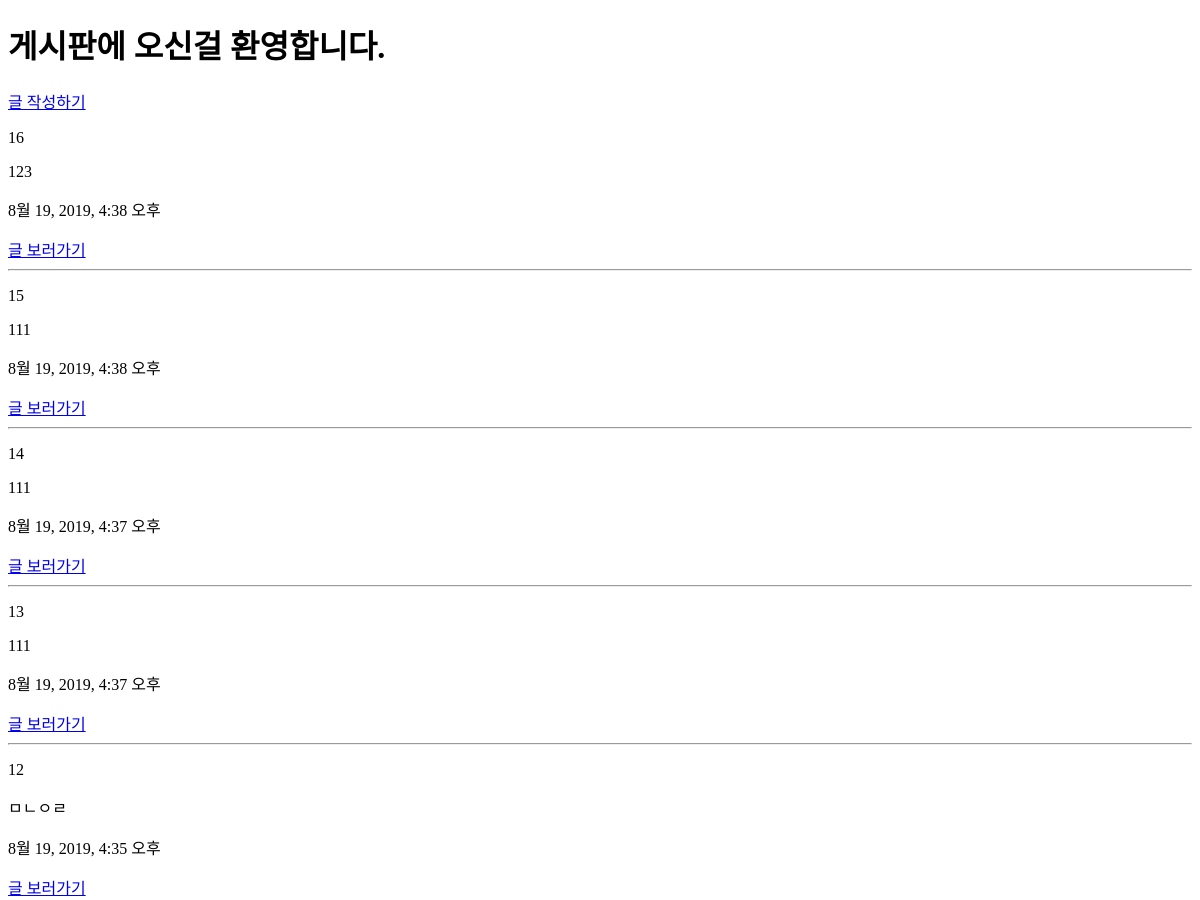
/articles/ (upper part), run on an earlier commit of the app's database.
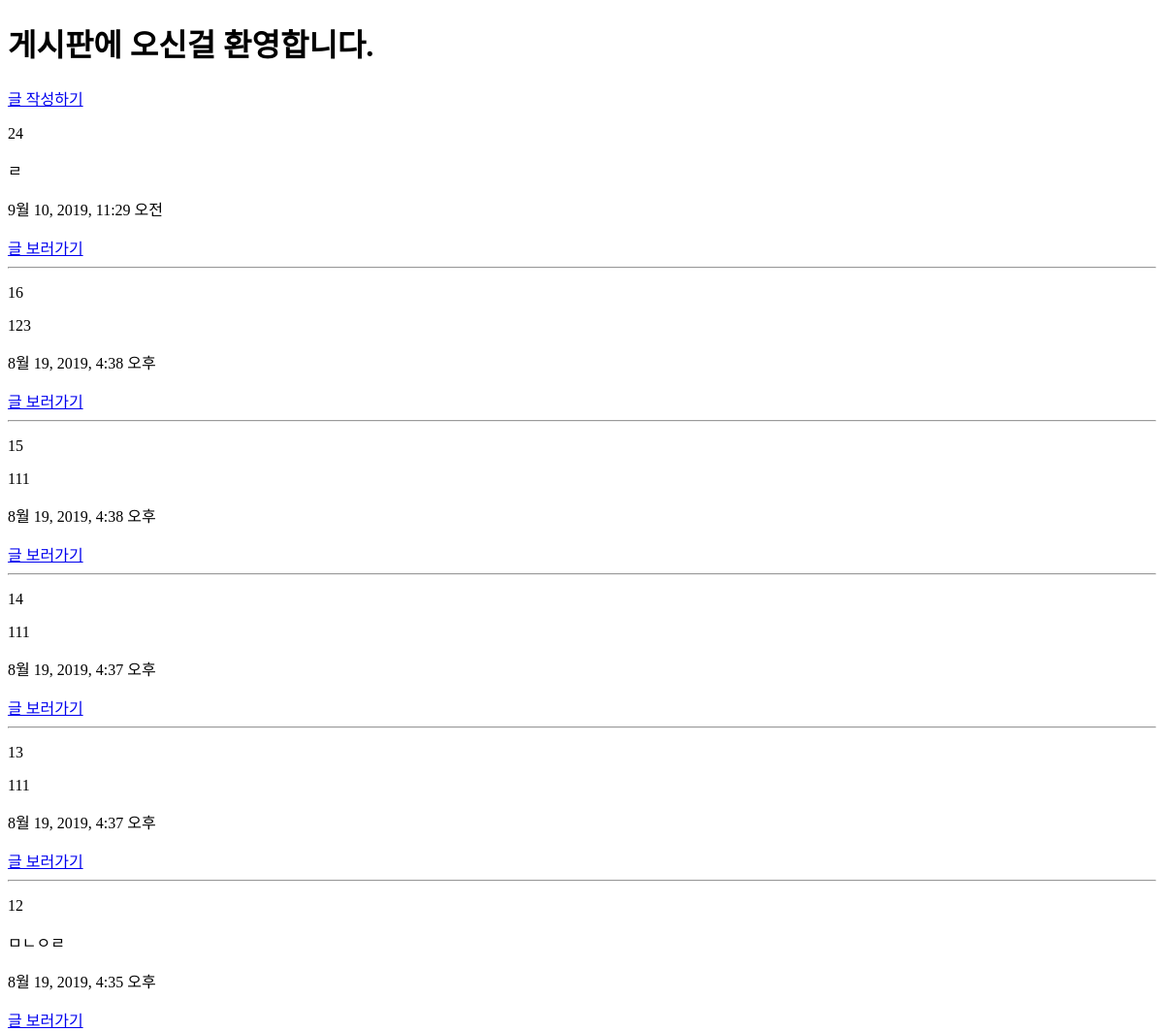
And on a later commit of the database.
### articles/models.py (models this page shows, shortened)
class Article(models.Model):
    title = models.CharField(max_length=10)
    content = models.TextField()
    created_at = models.DateTimeField(auto_now_add=True)
    updated_at = models.DateTimeField(auto_now=True)

### articles/views.py (the view)
# urls.py: path('', views.index, name='index'),
def index(request):
    articles = Article.objects.order_by('-id')
    context = {
        'articles' : articles
    }
    return render(request, 'articles/index.html/',context)

### articles/templates/articles/index.html
{% extends 'articles/base.html' %}
{% block body %}
  <h1>게시판에 오신걸 환영합니다.</h1>
  <a href="{% url 'articles:new' %}">글 작성하기</a>
    {% for article in articles %}
    <p>{{ article.pk }}</p>
    <p>{{ article.title }}</p>
    <p>{{ article.created_at }}</p>
    <a href="{% url 'articles:detail' article.pk %}">글 보러가기</a>
    <hr>
    {% endfor %}
{% endblock %}

What changed in the data, as far as the page shows it:
added Article: pk "24", title "ㄹ", created_at "9월 10, 2019, 11:29 오전"
